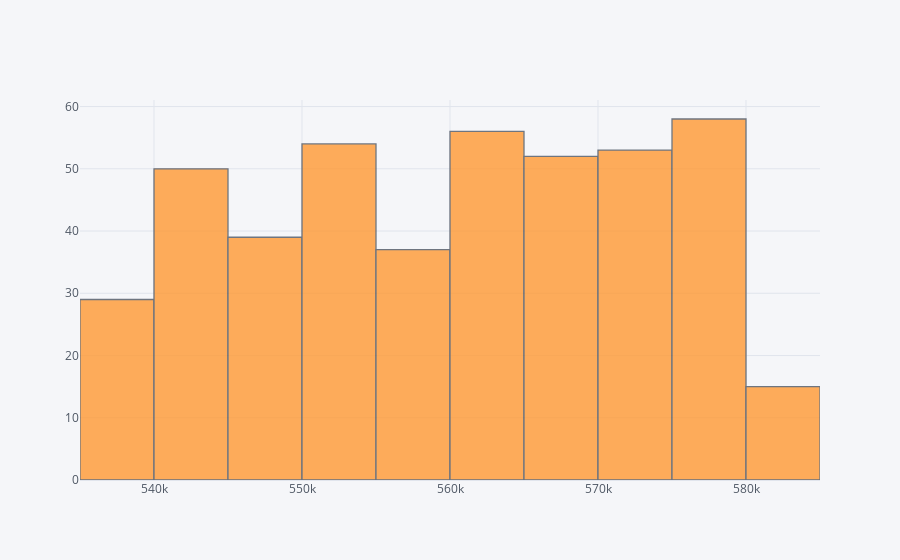

Notebook code for this chart:
### Code cell
cua_ger.groupby('InvoiceNo', as_index=False).sum().InvoiceNo.iplot(kind='hist', y='Quantity', x='InvoiceNo')

### Figure 1 — Plotly figure (JSON) as saved in the notebook; plotly's stock layout.template omitted (floating-point values rounded to 4 significant figures; data arrays with more than 128 entries replaced by an {"elided": "..."} marker saying what was removed)
{"data": [{"histfunc": "count", "histnorm": "", "marker": {"color": "rgba(255, 153, 51, 1.0)", "line": {"color": "#4D5663", "width": 1.3}}, "name": "InvoiceNo", "opacity": 0.8, "orientation": "v", "type": "histogram", "x": {"elided": "443 int values"}}], "layout": {"barmode": "overlay", "legend": {"bgcolor": "#F5F6F9", "font": {"color": "#4D5663"}}, "paper_bgcolor": "#F5F6F9", "plot_bgcolor": "#F5F6F9", "title": {"font": {"color": "#4D5663"}}, "xaxis": {"gridcolor": "#E1E5ED", "showgrid": true, "tickfont": {"color": "#4D5663"}, "title": {"font": {"color": "#4D5663"}, "text": ""}, "zerolinecolor": "#E1E5ED"}, "yaxis": {"gridcolor": "#E1E5ED", "showgrid": true, "tickfont": {"color": "#4D5663"}, "title": {"font": {"color": "#4D5663"}, "text": ""}, "zerolinecolor": "#E1E5ED"}}}
